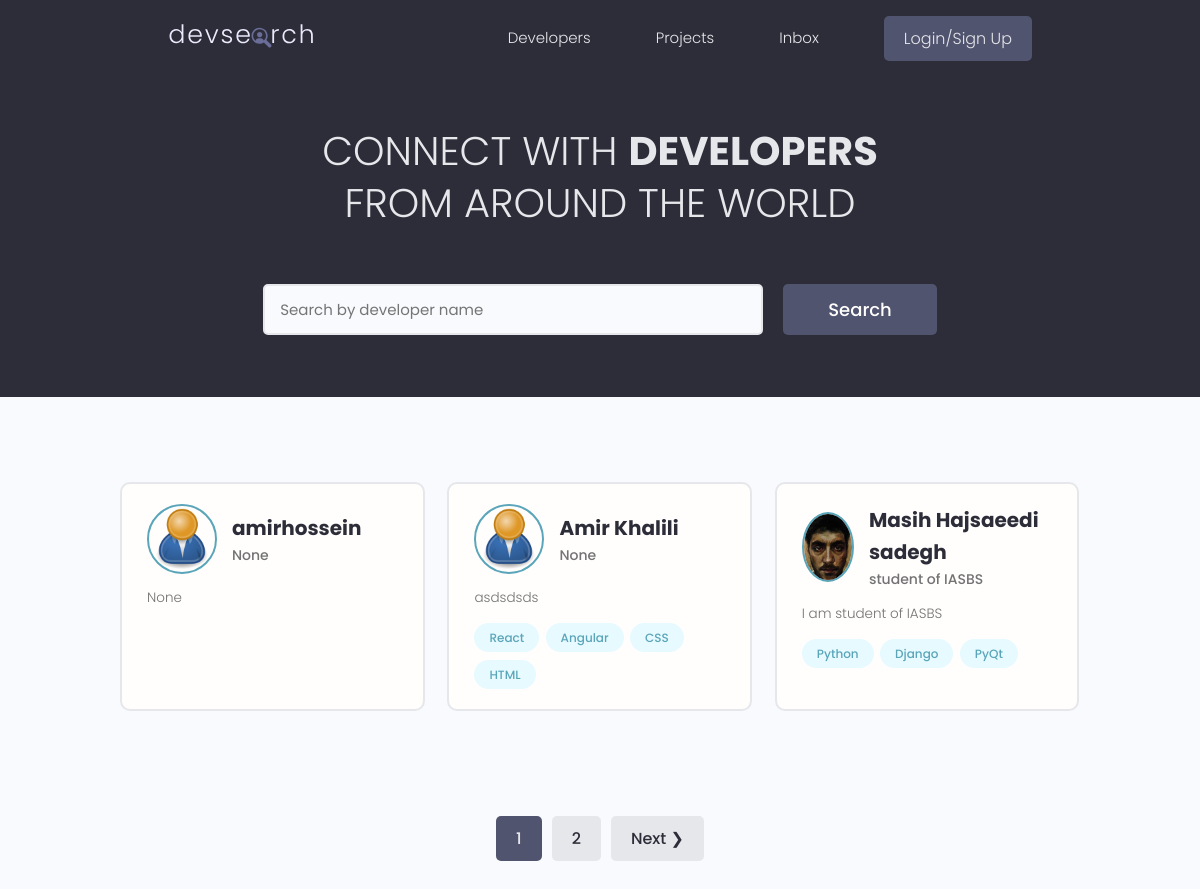
The app's page /, older data.
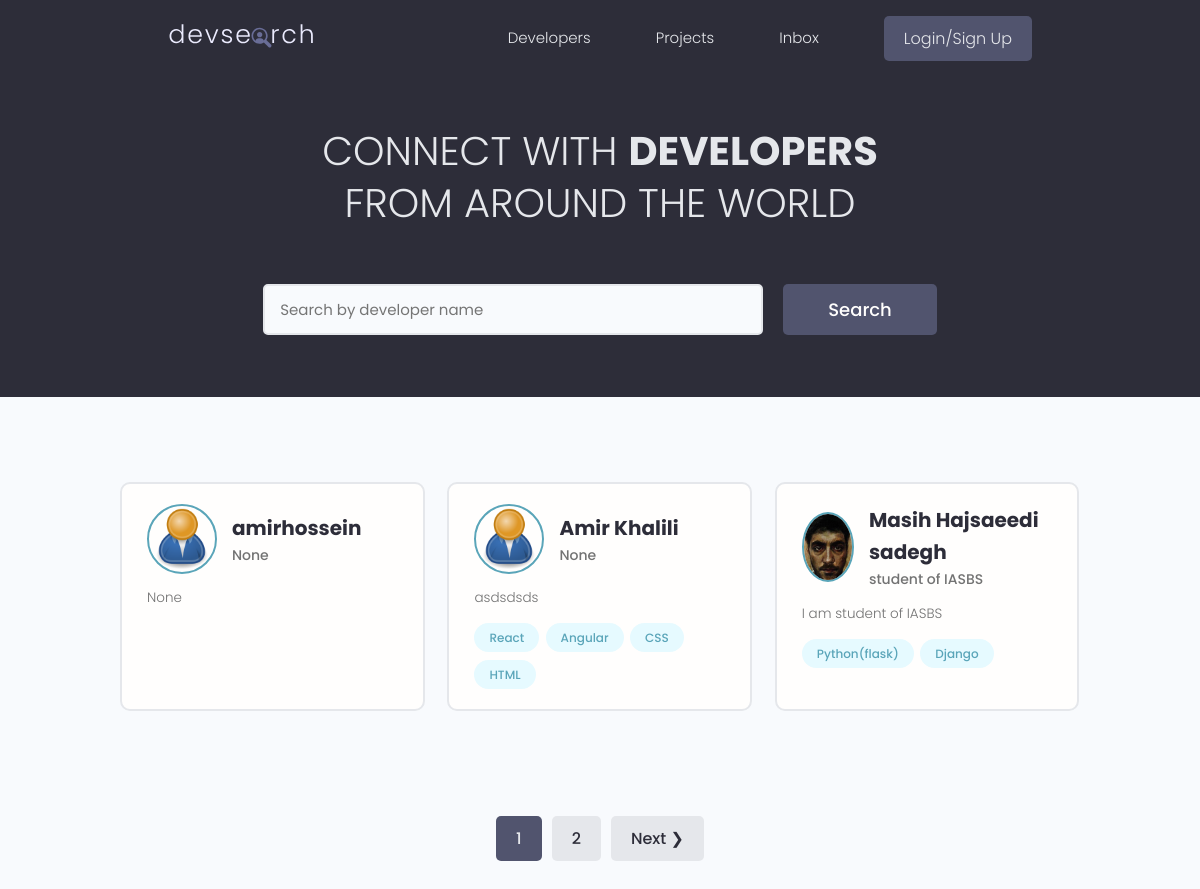
The same page, newer data.
### users/models.py (models this page shows, shortened)
class Profile(models.Model):
    user = models.OneToOneField(User, on_delete=models.CASCADE, null=True, blank=True)
    name = models.CharField(max_length=200, null=True, blank=True)
    email = models.EmailField(max_length=500, null=True, blank=True)
    username = models.CharField(max_length=200, null=True, blank=True)
    location = models.CharField(max_length=200, null=True, blank=True)
    short_intro = models.CharField(max_length=200, null=True, blank=True)
    bio = models.TextField(null=True, blank=True)
    profile_image = models.ImageField(null=True, blank=True, upload_to='profiles/', default='profiles/user-default.png')
    social_github = models.CharField(max_length=200, null=True, blank=True)
    social_twitter = models.CharField(max_length=200, null=True, blank=True)
    social_linkedin = models.CharField(max_length=200, null=True, blank=True)
    social_youtube = models.CharField(max_length=200, null=True, blank=True)
    social_website = models.CharField(max_length=200, null=True, blank=True)
    created = models.DateTimeField(auto_now_add=True)
    id = models.UUIDField(default=uuid.uuid4, unique=True, primary_key=True, editable=False)

class Skill(models.Model):
    owner = models.ForeignKey(Profile, on_delete=models.CASCADE, null=True, blank=True)
    name = models.CharField(max_length=200, null=True, blank=True)
    description = models.TextField(null=True, blank=True)
    created = models.DateTimeField(auto_now_add=True)
    id = models.UUIDField(default=uuid.uuid4, unique=True, primary_key=True, editable=False)
    def __str__(self):
        return str(self.name)

### users/views.py (the view)
# urls.py: path('', views.profiles, name='profiles'),
def profiles(request):
    profiles, search_query = search_profiles(request)
    custom_range, profiles = paginate_profiles(request, profiles, 3)
    context = {'profiles': profiles, 'search_query': search_query, 'custom_range':custom_range}
    return render(request, 'users/profiles.html', context)

### users/utils.py (called while the page is built)
def paginate_profiles(request, profiles, results=3):
    page = request.GET.get('page')
    paginator = Paginator(profiles, results)
    try:
        profiles = paginator.page(page)
    except PageNotAnInteger:
        page = 1
        profiles = paginator.page(page)
    except EmptyPage:
        page = paginator.num_pages
        profiles = paginator.page(page)
    left_index =  (int(page) - 4)
    if left_index <  1:
        left_index = 1
    right_index = (int(page) + 5)
    if right_index > paginator.num_pages:
        right_index = paginator.num_pages + 1
    custom_range = range(left_index, right_index)
    return custom_range, profiles

def search_profiles(request):
    search_query = ''
    if request.GET.get('search_query'):
        search_query = request.GET.get('search_query')
    skills = Skill.objects.filter(name__icontains=search_query)
    profiles = Profile.objects.distinct().filter(Q(name__icontains=search_query) |
                                    Q(short_intro__icontains=search_query) |
                                    Q(skill__in=skills))
    return profiles, search_query

### users/templates/users/profiles.html (shortened to what this page needs)
{% extends 'main.html' %}
{% block content %}
<main class="home">
    <section class="hero-section text-center">
      <div class="container container--narrow">
        <div class="hero-section__box">
          <h2>CONNECT WITH <span>DEVELOPERS</span></h2>
          <h2>FROM AROUND THE WORLD</h2>
        </div>
        <div class="hero-section__search">
          <form id="searchForm"  class="form" action="{% url 'profiles' %}" method="GET">
            <div class="form__field">
              <input class="input input--text" id="formInput#search" type="text" name="search_query"
                value="{{search_query}}" placeholder="Search by developer name" />
            </div>
            <input class="btn btn--sub btn--lg" type="submit" value="Search" />
          </form>
        </div>
      </div>
    </section>
    <section class="devlist">
      <div class="container">
        <div class="grid grid--three">
            {% for profile in profiles %}
            <div class="column card">
                <div class="dev">
                <a href="{% url 'user-profile' profile.id %}" class="card__body">
                    <div class="dev__profile">
                    <img class="avatar avatar--md" src="{{profile.profile_image.url}}" alt="image" />
                    <div class="dev__meta">
                        <h3>{{profile.name}}</h3>
                        <h5>{{profile.short_intro|slice:"60"}}</h5>
                    </div>
                    </div>
                    <p class="dev__info">{{profile.bio|slice:"150"}}</p>
                    <div class="dev__skills">
                    {% for skill in profile.skill_set.all|slice:"5" %}
                    <span class="tag tag--pill tag--main">
                        <small>{{skill}}</small>
                    </span>
                    {% endfor %}
                    </div>
                </a>
                </div>
            </div>
            {% endfor %}
        </div>
      </div>
    </section>
    {% include 'pagination.html' with queryset=profiles custom_range=custom_range %}
  </main>
{% endblock content %}

Row changes from the older to the newer data that the page shows:
removed Skill: name "PyQt", shown under Profile "Masih Hajsaeedi sadegh"
changed Skill: name "Python" → "Python(flask)"
